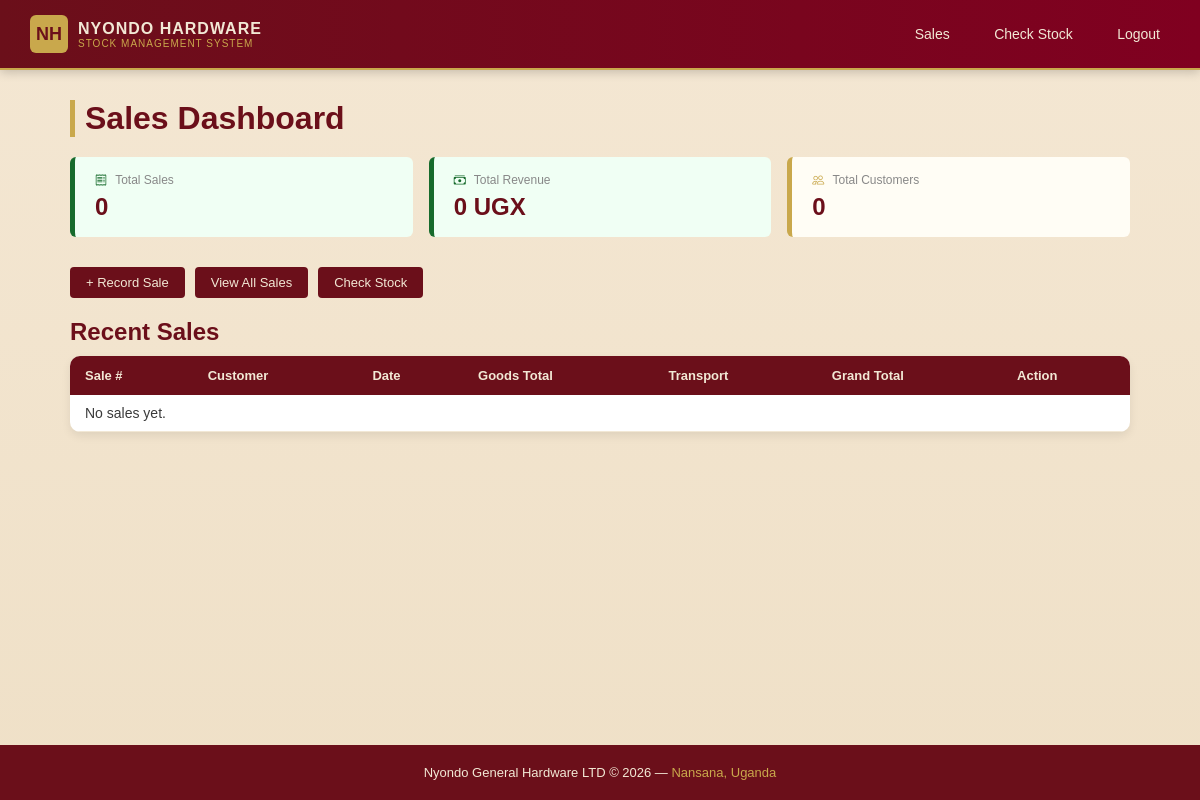
Before: /sales/dashboard/ (signed in) with the older database file.
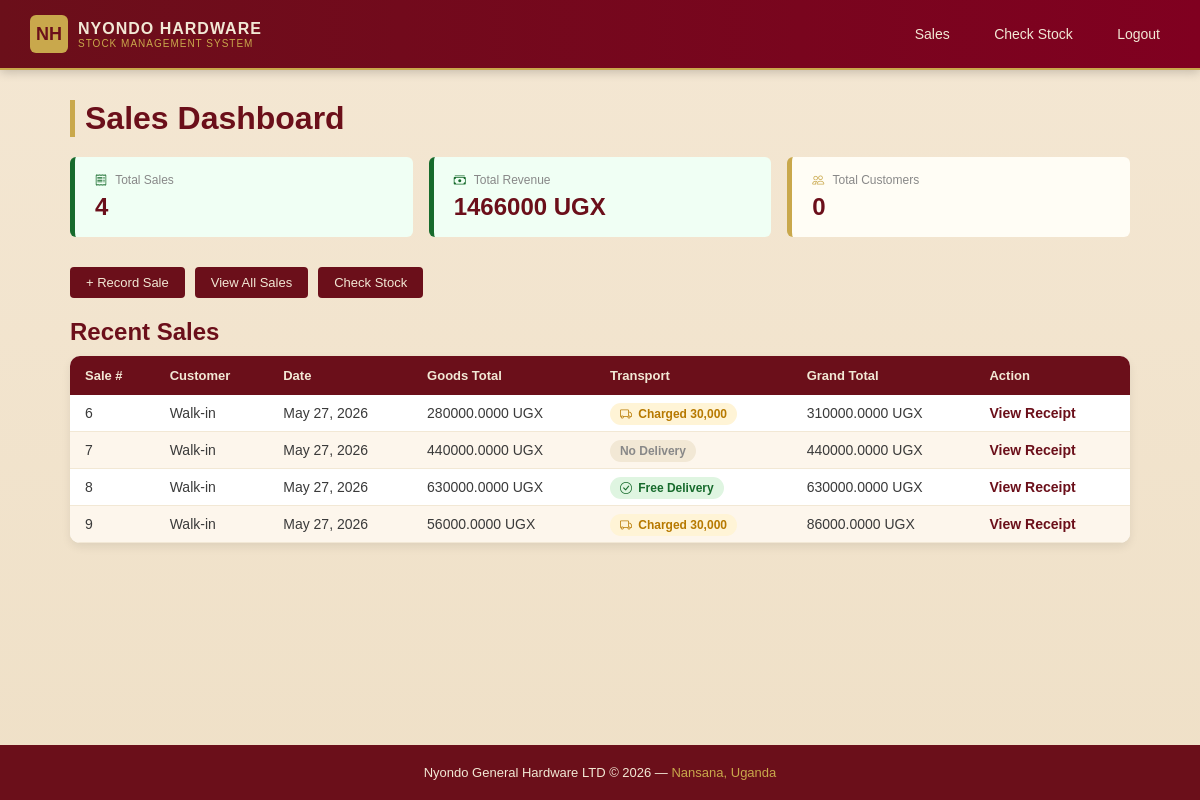
After: the same page with the newer database file.
### sales/models.py (models this page shows, shortened)
class Sale(models.Model):
    TRANSPORT_CHOICES = [
        ('none',    'No delivery'),
        ('free',    'Free delivery'),
        ('charged', 'Charged 30,000 UGX'),
    ]
    PAYMENT_STATUS_CHOICES = [
        ('paid',    'Paid'),
        ('pending', 'Pending'),
        ('credit',  'Credit Scheme'),
    ]
    customer         = models.ForeignKey(Customer, on_delete=models.SET_NULL, null=True, blank=True, related_name='sales')
    sale_date        = models.DateField(auto_now_add=True)
    within_10km      = models.BooleanField(default=False)
    transport_fee    = models.DecimalField(max_digits=10, decimal_places=2, default=0)
    transport_status = models.CharField(max_length=10, choices=TRANSPORT_CHOICES, default='none')
    payment_status   = models.CharField(max_length=10, choices=PAYMENT_STATUS_CHOICES, default='paid')
    served_by        = models.ForeignKey('auth.User', on_delete=models.SET_NULL, null=True, related_name='sales')
    created_at       = models.DateTimeField(auto_now_add=True)
    def goods_total(self):
        return sum(item.line_total() for item in self.items.all())
    def grand_total(self):
        return self.goods_total() + self.transport_fee

class SaleItem(models.Model):
    sale       = models.ForeignKey(Sale, on_delete=models.CASCADE, related_name='items')
    product    = models.ForeignKey(Product, on_delete=models.PROTECT, related_name='sale_items')
    quantity   = models.DecimalField(max_digits=10, decimal_places=2)
    unit_price = models.DecimalField(max_digits=10, decimal_places=2)
    def line_total(self):
        return self.quantity * self.unit_price

### accounts/decorators.py (the view)
        def wrapper(request, *args, **kwargs):
            if not request.user.is_authenticated:
                return redirect('/login/')
            if request.user.is_superuser:
                return view_func(request, *args, **kwargs)
            try:
                role = request.user.profile.role
                if role in roles:
                    return view_func(request, *args, **kwargs)
                else:
                    return redirect('/access-denied/')
            except Exception as e:
                print(f"DECORATOR ERROR: {e}")
                return redirect('/access-denied/')

### sales/views.py (called while the page is built)
@role_required('attendant', 'manager')
def sales_dashboard(request):
    recent_sales  = Sale.objects.all().order_by('-sale_date')[:5]
    total_sales   = Sale.objects.all().count()
    all_sales     = Sale.objects.all()
    total_revenue = sum(sale.grand_total() for sale in all_sales)
    total_customers = Customer.objects.count()
    return render(request, 'sales/dashboard.html', {
        'recent_sales'   : recent_sales,
        'total_sales'    : total_sales,
        'total_revenue'  : total_revenue,
        'total_customers': total_customers,
    })

### sales/templates/sales/dashboard.html (shortened to what this page needs)
{% extends 'base.html' %}
{% block content %}
    <h1>Sales Dashboard</h1>
    <div class="cards">
    <div class="card card-success">
        <p>
            <i class="bi bi-receipt"
               style="color: #176B2C; margin-right: 5px;"></i>
            Total Sales
        </p>
        <h2 class="stat-success">{{ total_sales }}</h2>
    </div>
    <div class="card card-success">
        <p>
            <i class="bi bi-cash-stack"
               style="color: #176B2C; margin-right: 5px;"></i>
            Total Revenue
        </p>
        <h2 class="stat-success">{{ total_revenue|floatformat:0 }} UGX</h2>
    </div>
    <div class="card card-gold">
        <p>
            <i class="bi bi-people"
               style="color: #C9A84C; margin-right: 5px;"></i>
            Total Customers
        </p>
        <h2 class="stat-gold">{{ total_customers }}</h2>
    </div>
</div>
    <div class="action-bar">
        <a href="{% url 'sale_add' %}">+ Record Sale</a>
        <a href="{% url 'sale_list' %}">View All Sales</a>
        <a href="{% url 'stock_dashboard' %}">Check Stock</a>
    </div>
    <h2>Recent Sales</h2>
    <table>
        <thead>
            <tr>
                <th>Sale #</th>
                <th>Customer</th>
                <th>Date</th>
                <th>Goods Total</th>
                <th>Transport</th>
                <th>Grand Total</th>
                <th>Action</th>
            </tr>
        </thead>
        <tbody>
            {% for sale in recent_sales %}
            <tr>
                <td>{{ sale.pk }}</td>
                <td>{{ sale.customer|default:"Walk-in" }}</td>
                <td>{{ sale.sale_date }}</td>
                <td>{{ sale.goods_total }} UGX</td>
                <td>
    {% if sale.transport_status == 'free' %}
        <span style="background: #DFF5E1; color: #176B2C;
                     padding: 4px 10px; border-radius: 20px;
                     font-size: 12px; font-weight: 600;">
            <i class="bi bi-check-circle" style="margin-right: 3px;"></i>
            Free Delivery
        </span>
    {% elif sale.transport_status == 'charged' %}
        <span style="background: #FFF4D6; color: #B77900;
                     padding: 4px 10px; border-radius: 20px;
                     font-size: 12px; font-weight: 600;">
            <i class="bi bi-truck" style="margin-right: 3px;"></i>
            Charged 30,000
        </span>
    {% else %}
        <span style="background: #f2e8d5; color: #888;
                     padding: 4px 10px; border-radius: 20px;
                     font-size: 12px; font-weight: 600;">
            No Delivery
        </span>
    {% endif %}
</td>
                <td>{{ sale.grand_total }} UGX</td>
                <td>
                    <a class="action-edit" href="{% url 'sale_receipt' sale.pk %}">View Receipt</a>
                </td>
            </tr>
            {% empty %}
            <tr>
                <td colspan="7">No sales yet.</td>
            </tr>
            {% endfor %}
        </tbody>
    </table>
{% endblock %}

Changed rows visible on the page:
added Sale: pk "6", customer "Walk-in", sale_date "May 27, 2026", goods_total "280000.0000", transport_status "charged" (drawn), grand_total "310000.0000"
added Sale: pk "7", customer "Walk-in", sale_date "May 27, 2026", goods_total "440000.0000", transport_status "No Delivery", grand_total "440000.0000"
added Sale: pk "8", customer "Walk-in", sale_date "May 27, 2026", goods_total "630000.0000", transport_status "free" (drawn), grand_total "630000.0000"
added Sale: pk "9", customer "Walk-in", sale_date "May 27, 2026", goods_total "56000.0000", transport_status "charged" (drawn), grand_total "86000.0000"
Other visible differences:
{{ total_sales }}: "0" → "4"
{{ total_revenue|floatformat:0 }}: "0" → "1466000"
text no longer shown: "No sales yet."
